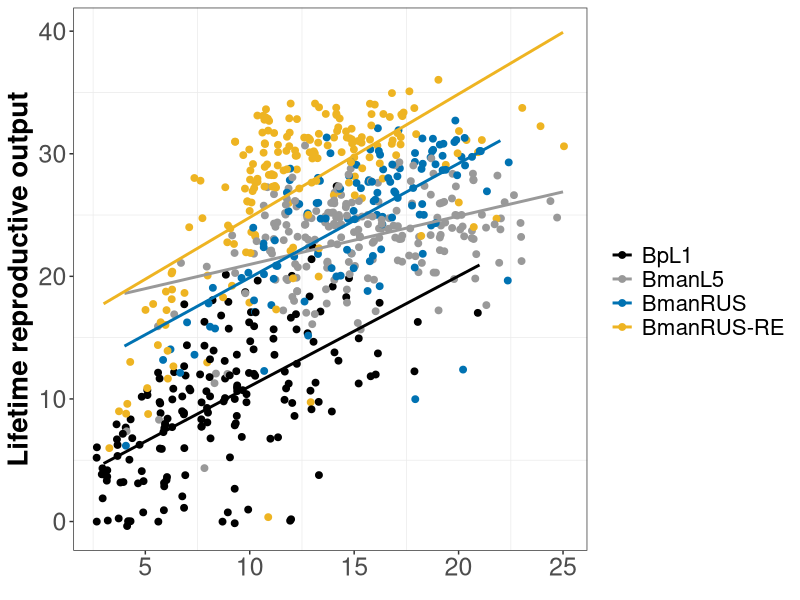

The R script that drew this image: (Note: this script raises an error after producing the figure.)
# Code for analyzing and visualizing relationships between lifespan and reproduction (trade-offs present?)

# Required packages:
library(tidyverse)
library(reshape2)
library(survival)
library(survminer)
library(car)
library(lsmeans)

# Loading and reformatting data--------------------------------------------------------------------

surv_data <- read_csv("survival.csv")

# Changing the order of the factors and removing censored individuals
surv_data <- surv_data[with(surv_data, order(generation, maternal_age, strain)),]
surv_data_no_censor <- filter(surv_data, censor != 0)

neonate_data <- read_csv("neonates.csv")
neonate_data <- neonate_data[with(neonate_data, order(generation, maternal_age, strain)),]
neonate_data_no_censor <- filter(neonate_data, censor != 0)

rep_data <- read_csv("rep_period.csv")
rep_data <- rep_data[with(rep_data, order(generation, maternal_age, strain)),]
rep_data_no_censor <- filter(rep_data, censor != 0)

# Modifying the datasets from wide to long format (needed for plotting and analysis):
surv_long <- melt(data = surv_data_no_censor, 
                  id.vars = c("generation", "maternal_age", "strain", 
                              "plate", "well"),
                  variable.name = "day",
                  value.name = "dead_alive")
surv_long <- filter(surv_long, day != "censor")

neo_long <- melt(data = neonate_data_no_censor,
                 id.vars = c("generation", "maternal_age", "strain", "plate", "well"),
                 variable.name = "day",
                 value.name = "num_neonates")
neo_long <- filter(neo_long, day != "censor")

rep_long <- melt(data = rep_data_no_censor,
                    id.vars = c("generation", "maternal_age", "strain", "plate", "well"),
                    variable.name = "day",
                    value.name = "num_rep_days")
rep_long <- filter(rep_long, day != "censor")

# Per individual calculations: ------------------------------------------------------------------

# Calculating lifespan per individual:
survival_data_per_ind <- surv_long %>%
  group_by(generation, maternal_age, strain, plate, well) %>%
  summarize(surv_time = sum(dead_alive, na.rm = TRUE))

# Calculating LRO per individual:
LRO_per_ind <- neo_long %>%
  group_by(generation, maternal_age, strain, plate, well) %>%
  summarize(LRO = sum(num_neonates, na.rm = TRUE),
            fifty_percent_LT = (sum(num_neonates, na.rm = TRUE))*0.5)

# Calculating time of 50% LRO production
# Excluding individuals with an LRO of zero:
LRO_per_ind_excl0 <- filter(LRO_per_ind, LRO != 0)

neo_long <- neo_long[with(neo_long, order(generation, maternal_age, strain, plate, well)),]

neo_long <- neo_long %>%
  group_by(generation, maternal_age, strain, plate, well) %>%
  mutate(cum_LRO = cumsum(num_neonates))

neo_merge <- merge(LRO_per_ind_excl0, neo_long, by = c("generation","maternal_age","strain","plate","well"))

sub <- subset(neo_merge, cum_LRO >= fifty_percent_LT , select = c(generation,maternal_age,strain,plate,well,LRO,fifty_percent_LT,day,cum_LRO))

sub$day <- as.numeric(sub$day)
sub_summ <- sub %>%
  group_by(generation, maternal_age, strain, plate, well) %>%
  summarize(time_fifty = min(day))

# Calculating reproductive period per individual:
rep_per_ind <- rep_long %>%
  group_by(generation, maternal_age, strain, plate, well) %>%
  summarize(rep_time = sum(num_rep_days, na.rm = TRUE),
            length = length(num_rep_days[!is.na(num_rep_days)]),
            percent_rep = (rep_time/length)*100)

# Exploring tradeoffs: LRO versus lifespan: ---------------------------------------------------

# Making a dataframe with lifespan and LRO data:
tradeoff_df <- cbind(survival_data_per_ind, LRO_per_ind$LRO)
tradeoff_df <- rename(tradeoff_df, "LRO" = "...7")
tradeoff_df_F1 <- filter(tradeoff_df, generation != "F0")

# Exploring differences among strains, lumping across maternal age cohorts:

# Statistics:
m.interaction <- lm(LRO ~ surv_time*strain, data = tradeoff_df_F1)
anova(m.interaction)

m.interaction$coefficients
m.lst <- lstrends(m.interaction, "strain", var="surv_time")
pairs(m.lst)

tradeoff_df_F1$strain <- factor(tradeoff_df_F1$strain, levels = c("BpL1", "L5", "RUS", "RUS-RE"), labels = c("BpL1", "BmanL5", "BmanRUS", "BmanRUS-RE"))

# Visualization:
TO_1 <- ggplot(tradeoff_df_F1, aes(x=surv_time, y=LRO, color = strain)) +
  geom_jitter(size=2) +
  geom_smooth(method="lm", se= FALSE) +
  scale_color_manual(values = c("black", "#999999", "#0072B2", "goldenrod2"), name = "") +
  xlab(element_blank()) +
  ylab("Lifetime reproductive output") +
  theme_bw() +
  theme(panel.grid.major = element_blank(), 
        axis.title=element_text(size=20, face="bold"), 
        axis.text=element_text(size=18),
        legend.text=element_text(size=16))
TO_1

# Exploring relationships among maternal age cohorts, within each strain:

tradeoff_df_F1_L5 <- filter(tradeoff_df_F1, strain == "BmanL5")
tradeoff_df_F1_RUS <- filter(tradeoff_df_F1, strain == "BmanRUS")
tradeoff_df_F1_RUS_RE <- filter(tradeoff_df_F1, strain == "BmanRUS-RE")
tradeoff_df_F1_BpL1 <- filter(tradeoff_df_F1, strain == "BpL1")

# BmanL5:

# Pooling maternal ages:
lm_L5 <- lm(LRO ~ surv_time, data = tradeoff_df_F1_L5)
summary(lm_L5)

# Statistics:
tradeoff_df_F1_L5$maternal_age <- factor(tradeoff_df_F1_L5$maternal_age, levels = c("3", "6", "10"), labels = c(
  "Y", "M","O"))

m.interaction <- lm(LRO ~ surv_time*maternal_age, data = tradeoff_df_F1_L5)
anova(m.interaction)

m.interaction$coefficients
m.lst <- lstrends(m.interaction, "maternal_age", var="surv_time")
pairs(m.lst)

# Visualization:
LRO_L5 <- ggplot(tradeoff_df_F1_L5, aes(x=surv_time, y=LRO, color = maternal_age)) +
  geom_jitter(size=2) +
  geom_smooth(method="lm", se= FALSE) +
  scale_color_manual(values = c("black", "#999999", "#0072B2"), labels = c("Y","M","O"), name="") +
  xlab(element_blank()) +
  geom_label(
    label="BmanL5", 
    size = 6,
    x=7,
    y=30,
    label.size = 0,
    color = "black") +
  ylab("") +
  theme_bw() +
  theme(panel.grid.major = element_blank(), 
        axis.title=element_text(size=22, face="bold"), 
        axis.text=element_text(size=20),
        legend.text=element_text(size=16))
LRO_L5

# BmanRUS:

# Pooling maternal ages:
lm_RUS <- lm(LRO ~ surv_time, data = tradeoff_df_F1_RUS)
summary(lm_RUS)

# Statistics:
tradeoff_df_F1_RUS$maternal_age <- factor(tradeoff_df_F1_RUS$maternal_age, levels = c("3", "11"), labels = c(
  "Y", "O"))

m.interaction <- lm(LRO ~ surv_time*maternal_age, data = tradeoff_df_F1_RUS)
anova(m.interaction)

m.interaction$coefficients
m.lst <- lstrends(m.interaction, "maternal_age", var="surv_time")

# Visualization:
LRO_RUS <- ggplot(tradeoff_df_F1_RUS, aes(x=surv_time, y=LRO, color = maternal_age)) +
  geom_jitter(size=2) +
  geom_smooth(method="lm", se= FALSE) +
  scale_color_manual(values = c("black", "#0072B2"), labels = c("Y","O"), name="") +
  xlab(element_blank()) +
  ylab("") +
  geom_label(
    label="BmanRUS", 
    size = 6,
    x=8,
    y=32,
    label.size = 0,
    color = "black") +
  theme_bw() +
  theme(panel.grid.major = element_blank(), 
        axis.title=element_text(size=22, face="bold"), 
        axis.text=element_text(size=20),
        legend.text=element_text(size=16))
LRO_RUS

# BmanRUS-RE:

# Pooling maternal ages:
lm_RUS_RE <- lm(LRO ~ surv_time, data = tradeoff_df_F1_RUS_RE)
summary(lm_RUS_RE)

# Statistics:
tradeoff_df_F1_RUS_RE$maternal_age <- factor(tradeoff_df_F1_RUS_RE$maternal_age, 
                                             levels = c("3", "6", "10"), labels = c("Y", "M","O"))

m.interaction <- lm(LRO ~ surv_time*maternal_age, data = tradeoff_df_F1_RUS_RE)
anova(m.interaction)

m.interaction$coefficients
m.lst <- lstrends(m.interaction, "maternal_age", var="surv_time")
pairs(m.lst)

# Visualization:
LRO_RUS_RE <- ggplot(tradeoff_df_F1_RUS_RE, aes(x=surv_time, y=LRO, color = maternal_age)) +
  geom_jitter(size=2) +
  geom_smooth(method="lm", se= FALSE) +
  scale_color_manual(values = c("black", "#999999", "#0072B2"), labels = c("Y","M","O"), name="") +
  xlab(element_blank()) +
  ylab("") +
  geom_label(
    label="BmanRUS-RE", 
    size = 6,
    x=10,
    y=39,
    label.size = 0,
    color = "black") +
  theme_bw() +
  theme(panel.grid.major = element_blank(), 
        axis.title=element_text(size=22, face="bold"), 
        axis.text=element_text(size=20),
        legend.text=element_text(size=16))
LRO_RUS_RE

# BpL1:

# Pooling maternal ages:
lm_BpL1 <- lm(LRO ~ surv_time, data = tradeoff_df_F1_BpL1)
summary(lm_BpL1)

# Statistics:
tradeoff_df_F1_BpL1$maternal_age <- factor(tradeoff_df_F1_BpL1$maternal_age, 
                                           levels = c("3", "6", "9"), labels = c("Y", "M","O"))

m.interaction <- lm(LRO ~ surv_time*maternal_age, data = tradeoff_df_F1_BpL1)
anova(m.interaction)

m.interaction$coefficients
m.lst <- lstrends(m.interaction, "maternal_age", var="surv_time")
pairs(m.lst)

# Visualization:
LRO_BpL1 <- ggplot(tradeoff_df_F1_BpL1, aes(x=surv_time, y=LRO, color = maternal_age)) +
  geom_jitter(size=2) +
  geom_smooth(method="lm", se= FALSE) +
  scale_color_manual(values = c("black", "#999999", "#0072B2"), labels = c("Y","M","O"), name="") +
  xlab(element_blank()) +
  ylab("") +
  geom_label(
    label="BpL1", 
    size = 6,
    x=5,
    y=25,
    label.size = 0,
    color = "black") +
  theme_bw() +
  theme(panel.grid.major = element_blank(), 
        axis.title=element_text(size=22, face="bold"), 
        axis.text=element_text(size=20),
        legend.text=element_text(size=16))
LRO_BpL1

# Exploring tradeoffs: Reproductive period (percentage of lifespan) versus lifespan: ---------------------------------------------------

# Making a dataframe with lifespan and reproductive period data:
tradeoff_df_rep <- cbind(survival_data_per_ind, rep_per_ind$percent_rep)
tradeoff_df_rep <- rename(tradeoff_df_rep, "rep_percent" = "...7")
tradeoff_df_rep_F1 <- filter(tradeoff_df_rep, generation != "F0")

# Exploring differences among strains, lumping across maternal age cohorts:

# Statistics:
m.interaction <- lm(rep_percent ~ surv_time*strain, data = tradeoff_df_rep_F1)
anova(m.interaction)

m.interaction$coefficients
m.lst <- lstrends(m.interaction, "strain", var="surv_time")
pairs(m.lst)

tradeoff_df_rep_F1$strain <- factor(tradeoff_df_rep_F1$strain, levels = c("BpL1", "L5", "RUS", "RUS-RE"), labels = c("BpL1", "BmanL5", "BmanRUS", "BmanRUS-RE"))

# Visualization:
TO_2 <- ggplot(tradeoff_df_rep_F1, aes(x=surv_time, y=rep_percent, color = strain)) +
  geom_jitter(size=2) +
  geom_smooth(method="lm", se= FALSE) +
  scale_color_manual(values = c("black", "#999999", "#0072B2", "goldenrod2"), name = "") +
  xlab(element_blank()) +
  ylab("Reproductive period (% lifespan)") +
  theme_bw() +
  theme(panel.grid.major = element_blank(), 
        axis.title=element_text(size=20, face="bold"), 
        axis.text=element_text(size=18),
        legend.text = element_text(size=16))
TO_2

# Exploring relationships among maternal age cohorts, within each strain:

tradeoff_rep_L5 <- filter(tradeoff_df_rep_F1, strain == "BmanL5")
tradeoff_rep_RUS <- filter(tradeoff_df_rep_F1, strain == "BmanRUS")
tradeoff_rep_RUS_RE <- filter(tradeoff_df_rep_F1, strain == "BmanRUS-RE")
tradeoff_rep_BpL1 <- filter(tradeoff_df_rep_F1, strain == "BpL1")

# BmanL5:

# Statistics:
tradeoff_rep_L5$maternal_age <- factor(tradeoff_rep_L5$maternal_age, 
                                       levels = c("3", "6", "10"), labels = c("Y", "M","O"))

m.interaction <- lm(rep_percent ~ surv_time*maternal_age, data = tradeoff_rep_L5)
anova(m.interaction)

m.interaction$coefficients
m.lst <- lstrends(m.interaction, "maternal_age", var="surv_time")
pairs(m.lst)

# Visualization:
RPP_L5 <- ggplot(tradeoff_rep_L5, aes(x=surv_time, y=rep_percent, color = maternal_age)) +
  geom_jitter(size=2) +
  geom_smooth(method="lm", se= FALSE) +
  scale_color_manual(values = c("black", "#999999", "#0072B2"), labels = c("Y","M","O"), name="") +
  xlab(element_blank()) +
  ylab("") +
  theme_bw() +
  theme(panel.grid.major = element_blank(), 
        axis.title=element_text(size=22, face="bold"), 
        axis.text=element_text(size=20),
        legend.text=element_text(size=16))
RPP_L5

# BmanRUS:

# Statistics:
tradeoff_rep_RUS$maternal_age <- factor(tradeoff_rep_RUS$maternal_age, 
                                        levels = c("3", "11"), labels = c("Y","O"))

m.interaction <- lm(rep_percent ~ surv_time*maternal_age, data = tradeoff_rep_RUS)
anova(m.interaction)

m.interaction$coefficients
m.lst <- lstrends(m.interaction, "maternal_age", var="surv_time")

# Visualization:
RPP_RUS <- ggplot(tradeoff_rep_RUS, aes(x=surv_time, y=rep_percent, color = maternal_age)) +
  geom_jitter(size=2) +
  geom_smooth(method="lm", se= FALSE) +
  scale_color_manual(values = c("black", "#0072B2"), labels = c("Y","O"), name="") +
  xlab(element_blank()) +
  ylab("") +
  theme_bw() +
  theme(panel.grid.major = element_blank(), 
        axis.title=element_text(size=22, face="bold"), 
        axis.text=element_text(size=20),
        legend.text=element_text(size=16))
RPP_RUS

# BmanRUS-RE:

# Statistics:
tradeoff_rep_RUS_RE$maternal_age <- factor(tradeoff_rep_RUS_RE$maternal_age, 
                                           levels = c("3", "6", "10"), labels = c("Y", "M","O"))

m.interaction <- lm(rep_percent ~ surv_time*maternal_age, data = tradeoff_rep_RUS_RE)
anova(m.interaction)

m.interaction$coefficients
m.lst <- lstrends(m.interaction, "maternal_age", var="surv_time")
pairs(m.lst)

# Visualization:
RPP_RUS_RE <- ggplot(tradeoff_rep_RUS_RE, aes(x=surv_time, y=rep_percent, color = maternal_age)) +
  geom_jitter(size=2) +
  geom_smooth(method="lm", se= FALSE) +
  scale_color_manual(values = c("black", "#999999", "#0072B2"), labels = c("Y","M","O"), name="") +
  xlab(element_blank()) +
  ylab("") +
  theme_bw() +
  theme(panel.grid.major = element_blank(), 
        axis.title=element_text(size=22, face="bold"), 
        axis.text=element_text(size=20),
        legend.text=element_text(size=16))
RPP_RUS_RE

# BpL1:

# Statistics:
tradeoff_rep_BpL1$maternal_age <- factor(tradeoff_rep_BpL1$maternal_age, 
                                         levels = c("3", "6", "9"), labels = c("Y", "M","O"))

m.interaction <- lm(rep_percent ~ surv_time*maternal_age, data = tradeoff_rep_BpL1)
anova(m.interaction)

m.interaction$coefficients
m.lst <- lstrends(m.interaction, "maternal_age", var="surv_time")
pairs(m.lst)

# Visualization:
RPP_BpL1 <- ggplot(tradeoff_rep_BpL1, aes(x=surv_time, y=rep_percent, color = maternal_age)) +
  geom_jitter(size=2) +
  geom_smooth(method="lm", se= FALSE) +
  scale_color_manual(values = c("black", "#999999", "#0072B2"), labels = c("Y","M","O"), name="") +
  xlab(element_blank()) +
  ylab("") +
  theme_bw() +
  theme(panel.grid.major = element_blank(), 
        axis.title=element_text(size=22, face="bold"), 
        axis.text=element_text(size=20),
        legend.text=element_text(size=16))
RPP_BpL1

# Exploring tradeoffs: Reproductive period (days) versus lifespan: ---------------------------------------------------

# Making a dataframe with lifespan and reproductive period data:
tradeoff_df_repd <- cbind(survival_data_per_ind, rep_per_ind$rep_time)
tradeoff_df_repd <-  rename(tradeoff_df_repd, "rep_time" = "...7")
tradeoff_df_repd_F1 <- filter(tradeoff_df_repd, generation != "F0")

# Exploring differences among strains, lumping across maternal age cohorts:

# Statistics:
m.interaction <- lm(rep_time ~ surv_time*strain, data = tradeoff_df_repd_F1)
anova(m.interaction)

m.interaction$coefficients
m.lst <- lstrends(m.interaction, "strain", var="surv_time")
pairs(m.lst)

tradeoff_df_repd_F1$strain <- factor(tradeoff_df_repd_F1$strain, levels = c("BpL1", "L5", "RUS", "RUS-RE"), labels = c("BpL1", "BmanL5", "BmanRUS", "BmanRUS-RE"))

TO_3 <- ggplot(tradeoff_df_repd_F1, aes(x=surv_time, y=rep_time, color = strain)) +
  geom_jitter(size=2) +
  geom_smooth(method="lm", se= FALSE) +
  scale_color_manual(values = c("black", "#999999", "#0072B2", "goldenrod2"), name = "") +
  xlab(element_blank()) +
  ylab("Reproductive period (d)") +
  theme_bw() +
  theme(panel.grid.major = element_blank(), 
        axis.title=element_text(size=20, face="bold"), 
        axis.text=element_text(size=18),
        legend.text = element_text(size=16))
TO_3

# Exploring relationships among maternal age cohorts, within each strain:

tradeoff_repd_L5 <- filter(tradeoff_df_repd_F1, strain == "BmanL5")
tradeoff_repd_RUS <- filter(tradeoff_df_repd_F1, strain == "BmanRUS")
tradeoff_repd_RUS_RE <- filter(tradeoff_df_repd_F1, strain == "BmanRUS-RE")
tradeoff_repd_BpL1 <- filter(tradeoff_df_repd_F1, strain == "BpL1")

# BmanL5:

# Pooling maternal ages:
lm_L5 <- lm(rep_time ~ surv_time, data = tradeoff_repd_L5)
summary(lm_L5)

# Statistics:
tradeoff_repd_L5$maternal_age <- factor(tradeoff_repd_L5$maternal_age, 
                                        levels = c("3", "6", "10"), labels = c("Y", "M","O"))

m.interaction <- lm(rep_time ~ surv_time*maternal_age, data = tradeoff_repd_L5)
anova(m.interaction)

m.interaction$coefficients
m.lst <- lstrends(m.interaction, "maternal_age", var="surv_time")
pairs(m.lst)

# Visualization:
RPD_L5 <- ggplot(tradeoff_repd_L5, aes(x=surv_time, y=rep_time, color = maternal_age)) +
  geom_jitter(size=2) +
  geom_smooth(method="lm", se= FALSE) +
  scale_color_manual(values = c("black", "#999999", "#0072B2"), labels = c("Y","M","O"), name="") +
  xlab(element_blank()) +
  ylab("") +
  theme_bw() +
  theme(panel.grid.major = element_blank(), 
        axis.title=element_text(size=22, face="bold"), 
        axis.text=element_text(size=20),
        legend.text=element_text(size=16))
RPD_L5

# BmanRUS:

# Pooling maternal ages:
lm_RUS <- lm(rep_time ~ surv_time, data = tradeoff_repd_RUS)
summary(lm_RUS)

# Statistics:
tradeoff_repd_RUS$maternal_age <- factor(tradeoff_repd_RUS$maternal_age, 
                                         levels = c("3","11"), labels = c("Y", "O"))

m.interaction <- lm(rep_time ~ surv_time*maternal_age, data = tradeoff_repd_RUS)
anova(m.interaction)

m.interaction$coefficients
m.lst <- lstrends(m.interaction, "maternal_age", var="surv_time")

# Visualization:
RPD_RUS <- ggplot(tradeoff_repd_RUS, aes(x=surv_time, y=rep_time, color = maternal_age)) +
  geom_jitter(size=2) +
  geom_smooth(method="lm", se= FALSE) +
  scale_color_manual(values = c("black", "#0072B2"), labels = c("Y","O"), name="") +
  xlab(element_blank()) +
  ylab("") +
  theme_bw() +
  theme(panel.grid.major = element_blank(), 
        axis.title=element_text(size=22, face="bold"), 
        axis.text=element_text(size=20),
        legend.text=element_text(size=16))
RPD_RUS

# BmanRUS-RE:

# Pooling maternal ages:
lm_RUS_RE <- lm(rep_time ~ surv_time, data = tradeoff_repd_RUS_RE)
summary(lm_RUS_RE)

# Statistics:
tradeoff_repd_RUS_RE$maternal_age <- factor(tradeoff_repd_RUS_RE$maternal_age, 
                                            levels = c("3", "6", "10"), labels = c("Y", "M","O"))

m.interaction <- lm(rep_time ~ surv_time*maternal_age, data = tradeoff_repd_RUS_RE)
anova(m.interaction)

m.interaction$coefficients
m.lst <- lstrends(m.interaction, "maternal_age", var="surv_time")
pairs(m.lst)

# Visualization:
RPD_RUS_RE <- ggplot(tradeoff_repd_RUS_RE, aes(x=surv_time, y=rep_time, color = maternal_age)) +
  geom_jitter(size=2) +
  geom_smooth(method="lm", se= FALSE) +
  scale_color_manual(values = c("black", "#999999", "#0072B2"), labels = c("Y","M","O"), name="") +
  xlab(element_blank()) +
  ylab("") +
  theme_bw() +
  theme(panel.grid.major = element_blank(), 
        axis.title=element_text(size=22, face="bold"), 
        axis.text=element_text(size=20),
        legend.text=element_text(size=16))
RPD_RUS_RE

# BpL1:

# Pooling maternal ages:
lm_BpL1 <- lm(rep_time ~ surv_time, data = tradeoff_repd_BpL1)
summary(lm_BpL1)

# Statistics:
tradeoff_repd_BpL1$maternal_age <- factor(tradeoff_repd_BpL1$maternal_age, 
                                          levels = c("3", "6", "9"), labels = c("Y", "M","O"))

m.interaction <- lm(rep_time ~ surv_time*maternal_age, data = tradeoff_repd_BpL1)
anova(m.interaction)

m.interaction$coefficients
m.lst <- lstrends(m.interaction, "maternal_age", var="surv_time")
pairs(m.lst)

# Visualization:
RPD_BpL1 <- ggplot(tradeoff_repd_BpL1, aes(x=surv_time, y=rep_time, color = maternal_age)) +
  geom_jitter(size=2) +
  geom_smooth(method="lm", se= FALSE) +
  scale_color_manual(values = c("black", "#999999", "#0072B2"), labels = c("Y","M","O"), name="") +
  xlab(element_blank()) +
  ylab("") +
  theme_bw() +
  theme(panel.grid.major = element_blank(), 
        axis.title=element_text(size=22, face="bold"), 
        axis.text=element_text(size=20),
        legend.text=element_text(size=16))
RPD_BpL1

# Exploring tradeoffs: Timing of 50% LRO production versus lifespan: ---------------------------------------------------

# Making a dataframe with lifespan and 50% LRO data:
tradeoff_merge <- merge(survival_data_per_ind, sub_summ, by = c("generation","maternal_age","strain","plate","well"))
tradeoff_merge_F1 <- filter(tradeoff_merge, generation != "F0")

# Exploring differences among strains, lumping across maternal age cohorts:

# Statistics:
m.interaction <- lm(time_fifty ~ surv_time*strain, data = tradeoff_merge_F1)
anova(m.interaction)

m.interaction$coefficients
m.lst <- lstrends(m.interaction, "strain", var="surv_time")
pairs(m.lst)

tradeoff_merge_F1$strain <- factor(tradeoff_merge_F1$strain, 
                                   levels = c("BpL1", "L5", "RUS", "RUS-RE"), labels = c("BpL1", "BmanL5", "BmanRUS", "BmanRUS-RE"))

# Visualization:
TO_4 <- ggplot(tradeoff_merge_F1, aes(x=surv_time, y=time_fifty, color = strain)) +
  geom_jitter(size=2) +
  geom_smooth(method="lm", se= FALSE) +
  scale_color_manual(values = c("black", "#999999", "#0072B2", "goldenrod2"), name = "") +
  xlab(element_blank()) +
  ylab("Time of 50% LRO") +
  theme_bw() +
  theme(panel.grid.major = element_blank(), 
        axis.title=element_text(size=20, face="bold"), 
        axis.text=element_text(size=18),
        legend.text = element_text(size = 16))
TO_4

# Exploring relationships among maternal age cohorts, within each strain:

tradeoff_merge_L5 <- filter(tradeoff_merge_F1, strain == "BmanL5")
tradeoff_merge_RUS <- filter(tradeoff_merge_F1, strain == "BmanRUS")
tradeoff_merge_RUS_RE <- filter(tradeoff_merge_F1, strain == "BmanRUS-RE")
tradeoff_merge_BpL1 <- filter(tradeoff_merge_F1, strain == "BpL1")

# BmanL5:

# Pooling maternal ages:
lm_L5 <- lm(time_fifty ~ surv_time, data = tradeoff_merge_L5)
summary(lm_L5)

# Statistics:
tradeoff_merge_L5$maternal_age <- factor(tradeoff_merge_L5$maternal_age, 
                                         levels = c("3", "6", "10"), labels = c("Y", "M","O"))

m.interaction <- lm(time_fifty ~ surv_time*maternal_age, data = tradeoff_merge_L5)
anova(m.interaction)

m.interaction$coefficients
m.lst <- lstrends(m.interaction, "maternal_age", var="surv_time")
pairs(m.lst)

# Visualization:
LT50_L5 <- ggplot(tradeoff_merge_L5, aes(x=surv_time, y = time_fifty, color=maternal_age)) +
  geom_jitter(size=2) +
  geom_smooth(method="lm", se= FALSE) +
  scale_color_manual(values = c("black", "#999999", "#0072B2"), labels = c("Y","M","O"), name="") +
  xlab(element_blank()) +
  ylab("") +
  theme_bw() +
  theme(panel.grid.major = element_blank(), 
        axis.title=element_text(size=22, face="bold"), 
        axis.text=element_text(size=20),
        legend.text=element_text(size=16))
LT50_L5

# BmanRUS:

# Pooling maternal ages:
lm_RUS <- lm(time_fifty ~ surv_time, data = tradeoff_merge_RUS)
summary(lm_RUS)

# Statistics:
tradeoff_merge_RUS$maternal_age <- factor(tradeoff_merge_RUS$maternal_age, 
                                          levels = c("3", "11"), labels = c("Y","O"))

m.interaction <- lm(time_fifty ~ surv_time*maternal_age, data = tradeoff_merge_RUS)
anova(m.interaction)

m.interaction$coefficients
m.lst <- lstrends(m.interaction, "maternal_age", var="surv_time")

# Visualization:
LT50_RUS <- ggplot(tradeoff_merge_RUS, aes(x=surv_time, y = time_fifty, color=maternal_age)) +
  geom_jitter(size=2) +
  geom_smooth(method="lm", se= FALSE) +
  scale_color_manual(values = c("black", "#0072B2"), labels = c("Y","O"), name="") +
  xlab(element_blank()) +
  ylab("") +
  theme_bw() +
  theme(panel.grid.major = element_blank(), 
        axis.title=element_text(size=22, face="bold"), 
        axis.text=element_text(size=20),
        legend.text=element_text(size=16))
LT50_RUS

# BmanRUS-RE:

# Pooling maternal ages:
lm_RUS_RE <- lm(time_fifty ~ surv_time, data = tradeoff_merge_RUS_RE)
summary(lm_RUS_RE)

# Statistics:
tradeoff_merge_RUS_RE$maternal_age <- factor(tradeoff_merge_RUS_RE$maternal_age, 
                                             levels = c("3", "6", "10"), labels = c("Y", "M","O"))

m.interaction <- lm(time_fifty ~ surv_time*maternal_age, data = tradeoff_merge_RUS_RE)
anova(m.interaction)

m.interaction$coefficients
m.lst <- lstrends(m.interaction, "maternal_age", var="surv_time")
pairs(m.lst)

# Visualization:
LT50_RUS_RE <- ggplot(tradeoff_merge_RUS_RE, aes(x=surv_time, y = time_fifty, color=maternal_age)) +
  geom_jitter(size=2) +
  geom_smooth(method="lm", se= FALSE) +
  scale_color_manual(values = c("black", "#999999", "#0072B2"), labels = c("Y","M","O"), name="") +
  xlab(element_blank()) +
  ylab("") +
  theme_bw() +
  theme(panel.grid.major = element_blank(), 
        axis.title=element_text(size=22, face="bold"), 
        axis.text=element_text(size=20),
        legend.text=element_text(size=16))
LT50_RUS_RE

# BpL1:

# Pooling maternal ages:
lm_BpL1 <- lm(time_fifty ~ surv_time, data = tradeoff_merge_BpL1)
summary(lm_BpL1)

# Statistics:
tradeoff_merge_BpL1$maternal_age <- factor(tradeoff_merge_BpL1$maternal_age, 
                                           levels = c("3", "6", "9"), labels = c("Y", "M","O"))

m.interaction <- lm(time_fifty ~ surv_time*maternal_age, data = tradeoff_merge_BpL1)
anova(m.interaction)

m.interaction$coefficients
m.lst <- lstrends(m.interaction, "maternal_age", var="surv_time")
pairs(m.lst)

# Visualization:
LT50_BpL1 <- ggplot(tradeoff_merge_BpL1, aes(x=surv_time, y = time_fifty, color=maternal_age)) +
  geom_jitter(size=2) +
  geom_smooth(method="lm", se= FALSE) +
  scale_color_manual(values = c("black", "#999999", "#0072B2"), labels = c("Y","M","O"), name="") +
  xlab(element_blank()) +
  ylab("") +
  theme_bw() +
  theme(panel.grid.major = element_blank(), 
        axis.title=element_text(size=22, face="bold"), 
        axis.text=element_text(size=20),
        legend.text=element_text(size=16))
LT50_BpL1

# Reproducing supplemental trade-off figure:---------------------------------------------

tiff("tradeoff_supp.tiff", units="in", width=14, height=12, res=1200)
tradeoff <- ggarrange(TO_1, TO_2,
                      TO_3, TO_4,
                      ncol = 2, nrow = 2,
                      labels = c("A","B","C","D"),
                      font.label = list(size = 20),
                      common.legend = TRUE, legend = "top")
annotate_figure(tradeoff, bottom = textGrob("Lifespan (d)", gp = gpar(fontsize = 20, fontface = 'bold')))
dev.off()

# Reproducing main text trade-off figure:--------------------------------------------------

LRO <- ggarrange(LRO_BpL1, LRO_RUS,
                 LRO_RUS_RE, LRO_L5,
                 ncol = 1, nrow = 4,
                 labels = c("A","E","I","M"),
                 font.label = list(size = 20),
                 common.legend = TRUE, legend = "top")

LRO <- annotate_figure(LRO, left = textGrob("Lifetime reproductive output", rot = 90, gp = gpar(fontsize = 24, fontface = 'bold')))
LRO

RPP <- ggarrange(RPP_BpL1, RPP_RUS,
                 RPP_RUS_RE, RPP_L5,
                 ncol = 1, nrow = 4,
                 labels = c("B","F","J","N"),
                 font.label = list(size = 20),
                 common.legend = TRUE, legend = "top")

RPP <- annotate_figure(RPP, left = textGrob("Reproductive period (% of lifespan)", rot = 90, gp = gpar(fontsize = 24, fontface = 'bold')))
RPP

RPD <- ggarrange(RPD_BpL1, RPD_RUS,
                 RPD_RUS_RE, RPD_L5,
                 ncol = 1, nrow = 4,
                 labels = c("C","G","K","O"),
                 font.label = list(size = 20),
                 common.legend = TRUE, legend = "top")

RPD <- annotate_figure(RPD, left = textGrob("Reproductive period (d)", rot = 90, gp = gpar(fontsize = 24, fontface = 'bold')))
RPD

LT50 <- ggarrange(LT50_BpL1, LT50_RUS,
                  LT50_RUS_RE, LT50_L5,
                  ncol = 1, nrow = 4,
                  labels = c("D","H","L","P"),
                  font.label = list(size = 20),
                  common.legend = TRUE, legend = "top")

LT50 <- annotate_figure(LT50, left = textGrob("Time of 50% LRO", rot = 90, gp = gpar(fontsize = 24, fontface = 'bold')))
LT50

tiff("tradeoff.tiff", units="in", width=16, height=12, res=1200)

BIG_BOI <- ggarrange(LRO, NULL, RPP, NULL, RPD, NULL, LT50,
                     ncol = 7, nrow = 1, widths = c(1, 0.1, 1, 0.1, 1, 0.1, 1))
annotate_figure(BIG_BOI, bottom = textGrob("Lifespan (d)", gp = gpar(fontsize = 28, fontface = 'bold')))

dev.off()
